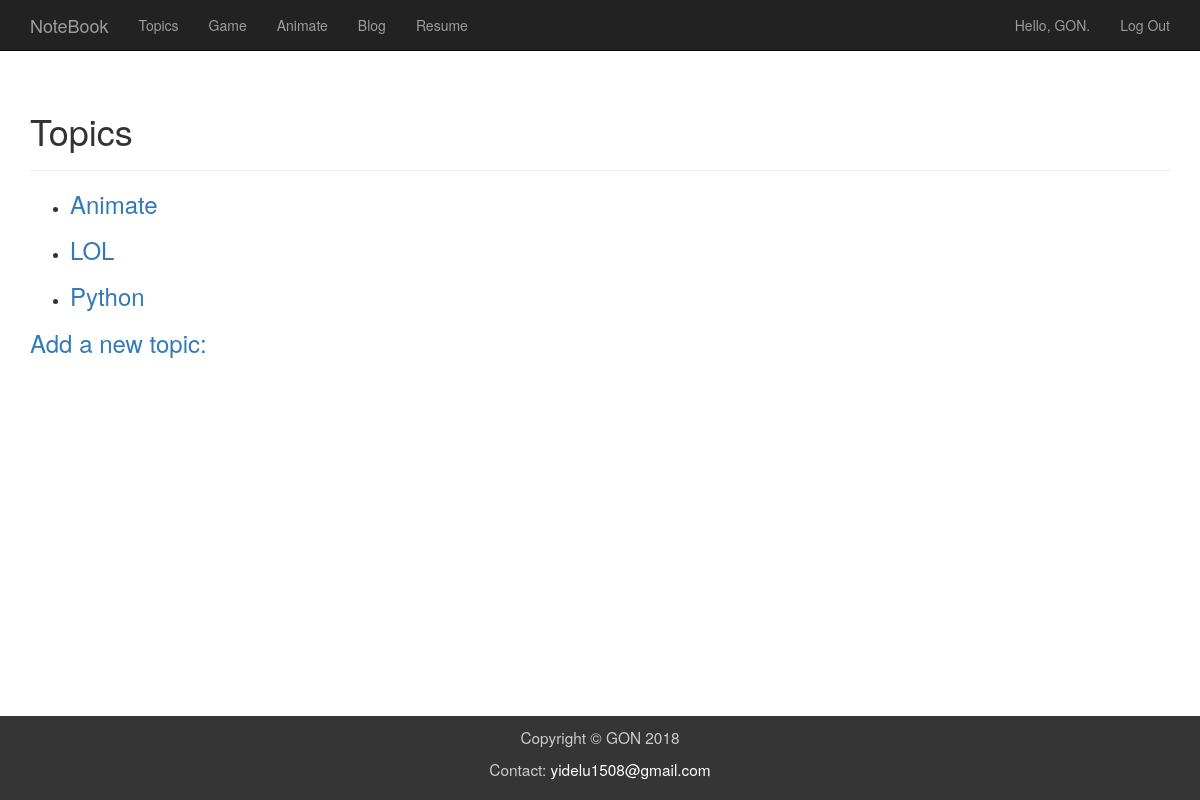
The app's page /topics/ (signed in) with its own data.
### learn/models.py (models this page shows)
class Topic(models.Model):
    text = models.CharField(max_length=200)
    date_added = models.DateTimeField(auto_now_add=True)
    owner = models.ForeignKey(User)
    def __str__(self):
        return self.text

### learn/views.py (the view)
# urls.py: url(r'^topics/$', learn_views.topics, name='topics'),
@login_required
def topics(request):
    topics = Topic.objects.filter(owner=request.user).order_by('date_added')
    context = {'topics': topics}
    return render(request, 'topics.html', context)

### learn/templates/topics.html
{% extends 'learn/base.html' %}
{% block header %}
  <h1>Topics</h1>
{% endblock header %}
{% block content %}
  <ul>
    {% for topic in topics %}
      <li>
        <h3>
        <a href="{% url 'topic' topic.id %}">{{ topic }}</a>
        </h3>
      </li>
    {% empty %}
      <li>NO topics have been added yet.</li>
    {% endfor %}
  </ul>
  <h3><a href="{% url 'new_topic' %}">Add a new topic:</a></h3>
{% endblock content %}

### learn/templates/learn/base.html (shortened to what this page needs)
{% load bootstrap3 %}
<!DOCTYPE html>
<html lang="en">
<head>
  {% bootstrap_css %}
  {% load static %}
  <link rel="stylesheet" href="{% static "css/jquery-ui.min.css" %}">
  <link rel="stylesheet" href="{% static "css/person.css" %}">
</head>
<body>
 <nav class="navbar navbar-inverse navbar-static-top">
   <div class="container">
      <div class="navbar-header">
        <a class="navbar-brand" href="{% url 'home' %}">NoteBook</a>
      </div>
      <div id="navbar" class="navbar-collapse collapse">
        <ul class="nav navbar-nav">
          <li><a href="{% url 'topics' %}">Topics</a></li>
          <li><a href="{% url 'game' %}">Game</a></li>
          <li><a href="{% url 'animate' %}">Animate</a></li>
          <li><a href="{% url 'blog' %}">Blog</a></li>
          <li><a href="{% url 'resume' %}">Resume</a></li>
        </ul>
        <ul class="nav navbar-nav navbar-right">
          {% if user.is_authenticated %}
            <li><a>Hello, {{ user.username }}.</a></li>
            <li><a href="{% url 'logout' %}">Log Out</a></li>
          {% else %}
            <li><a href="{% url 'register' %}">Register</a></li>
            <li><a href="{% url 'login' %}">Log In</a></li>
          {% endif %}
        </ul>
      </div>
    </div>
  </nav>
  <div class="main">
    <div class="container">
        <div class="page-header">
        {% block header %}{% endblock header %}
        </div>
        <div>
        {% block content %}{% endblock content %}
        </div>
    </div>
  </div>
  <footer>
    <div class="container">
        <p>Copyright © GON 2018 </p>
        <p>Contact: <a href="mailto:yidelu1508@gmail.com">yidelu1508@gmail.com</a></p>
    </div>
  </footer>
</body>
</html>

### learn/templates/learn/base.html (style rules this page uses)
body { display: flex; flex-flow: column; min-height: 100vh; }
.main { flex: 1; }
footer { margin-top: 15px; font-size: 1.1em; padding: 10px; background-color: #353535; color: rgb(204,204,204); text-align: center; }
footer a { color: white; }

### records on screen
Topic: text "Animate"
Topic: text "LOL"
Topic: text "Python"

### other values on screen
{{ user.username }} "GON"
